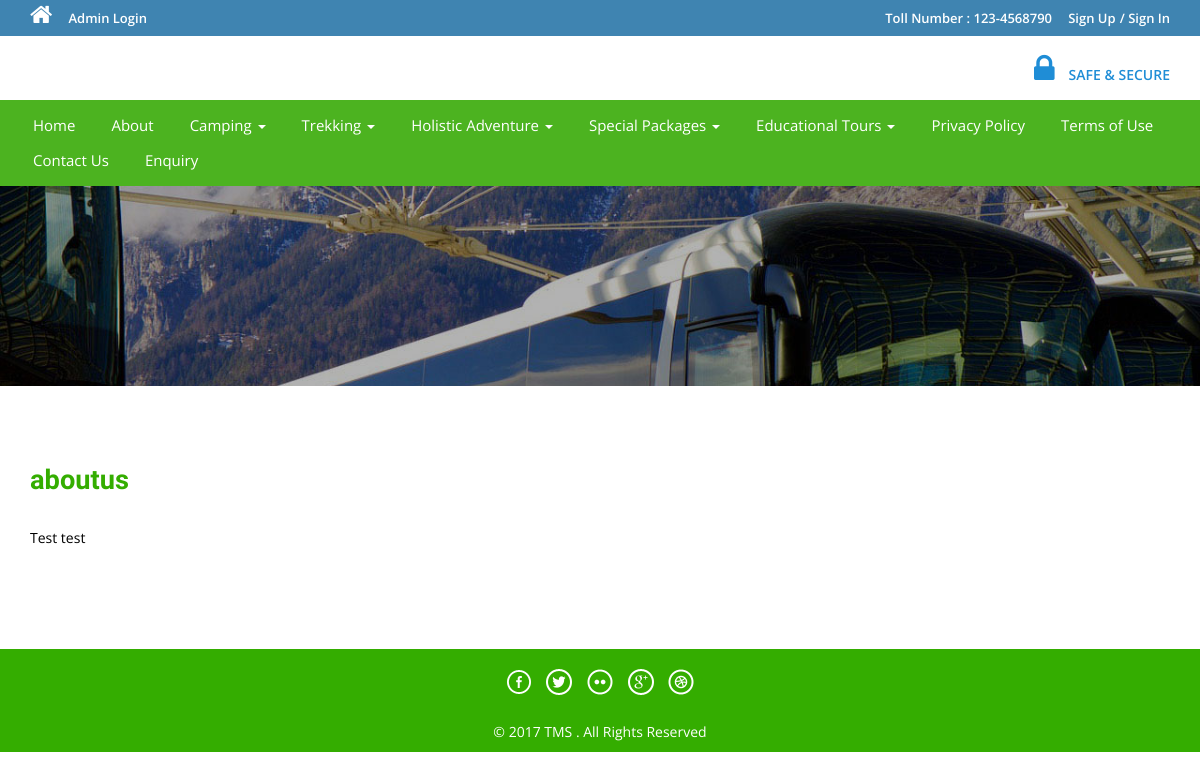
Screenshot of /page.php?type=aboutus with the database file from the repository.
### tables this page shows
CREATE TABLE `tblcategories` (
  `id` int(11) NOT NULL,
  `parent_id` int(11) NOT NULL,
  `name` varchar(255) NOT NULL
);

CREATE TABLE `tblpages` (
  `id` int(11) NOT NULL,
  `type` varchar(255) NOT NULL DEFAULT '',
  `detail` longtext NOT NULL
);

### includes/config.php (called while the page is built, shortened)
<?php
function fetchResult($result){
	$returnResult = array();
	while($row = $result->fetch_assoc())
      {
        $returnResult[] = $row;
      }
      return $returnResult;
}
?>

### page.php (the view, shortened to what this page needs)
<?php
include('includes/config.php');
?>
<!DOCTYPE HTML>
<html>
<head>
<link href="css/bootstrap.css" rel='stylesheet' type='text/css' />
<link href="css/style.css" rel='stylesheet' type='text/css' />
<link href="css/font-awesome.css" rel="stylesheet">
<link href="css/animate.css" rel="stylesheet" type="text/css" media="all">
</head>
<body>
<div class="top-header">
<?php include('includes/header.php');?>
<div class="banner-1 ">
</div>
<div class="privacy">
	<div class="container">
										<?php
$pagetype=$_GET['type'];
$sql = "SELECT type,detail from tblpages where type='$pagetype'";
$query = $mysqli -> query($sql);
$results=fetchResult($query);
if(count($results) > 0)
{
foreach($results as $result)
{
?>
		<h3 class="wow fadeInDown animated animated" data-wow-delay=".5s" style="visibility: visible; animation-delay: 0.5s; animation-name: fadeInDown;"><?php 	echo $_GET['type'] ?></h3>
	<p>
	<?php 	echo $result["detail"]; ?>
	</p>
<?php } }?>
	</div>
</div>
<?php include('includes/footer.php');?>
</body>
</html>

### includes/header.php (shortened to what this page needs)
<?php
$query = $mysqli->query("select * from tblcategories where parent_id = 0");
$result_categories = fetchResult($query);
 if(ISSET($_SESSION['login']))
{?>
<div class="top-header">
	<div class="container">
		<ul class="tp-hd-lft wow fadeInLeft animated" data-wow-delay=".5s">
			<li class="hm"><a href="index.html"><i class="fa fa-home"></i></a></li>
			<li class="prnt"><a href="profile.php">My Profile</a></li>
				<li class="prnt"><a href="change-password.php">Change Password</a></li>
			<li class="prnt"><a href="tour-history.php">My Tour History</a></li>
			<li class="prnt"><a href="issuetickets.php">Issue Tickets</a></li>
		</ul>
		<ul class="tp-hd-rgt wow fadeInRight animated" data-wow-delay=".5s">
			<li class="tol">Welcome :</li>
			<li class="sig"><?php echo htmlentities($_SESSION['login']);?></li>
			<li class="sigi"><a href="logout.php" >/ Logout</a></li>
        </ul>
		<div class="clearfix"></div>
	</div>
</div><?php } else {?>
<div class="top-header">
	<div class="container">
		<ul class="tp-hd-lft wow fadeInLeft animated" data-wow-delay=".5s">
			<li class="hm"><a href="index.php"><i class="fa fa-home"></i></a></li>
				<li class="hm"><a href="admin/index.php">Admin Login</a></li>
		</ul>
		<ul class="tp-hd-rgt wow fadeInRight animated" data-wow-delay=".5s">
			<li class="tol">Toll Number : 123-4568790</li>
			<li class="sig"><a href="#" data-toggle="modal" data-target="#myModal" >Sign Up</a></li>
			<li class="sigi"><a href="#" data-toggle="modal" data-target="#myModal4" >/ Sign In</a></li>
        </ul>
		<div class="clearfix"></div>
	</div>
</div>
<?php }?>
<div class="header">
	<div class="container">
		<div class="lock fadeInDown animated" data-wow-delay=".5s">
			<li><i class="fa fa-lock"></i></li>
            <li><div class="securetxt">SAFE &amp; SECURE </div></li>
		</div>
		<div class="clearfix"></div>
	</div>
</div>
<div class="footer-btm wow fadeInLeft animated" data-wow-delay=".5s">
	<div class="container nav-container" style="width:100%;">
	<div class="navigation">
			<nav class="navbar navbar-default">
				<div class="collapse navbar-collapse nav-wil" id="bs-example-navbar-collapse-1">
					<nav class="cl-effect-1">
						<ul class="nav navbar-nav">
							<li><a href="index.php">Home</a></li>
							<li><a href="page.php?type=aboutus">About</a></li>
								<?php foreach($result_categories as $result){ ?>
								<li class="dropdown">
									<a class="dropdown-toggle" data-toggle="dropdown" href="#"><?= $result["name"] ?>
							        <span class="caret"></span></a>
								</li>
								<?php } ?>
								<li><a href="page.php?type=privacy">Privacy Policy</a></li>
								<li><a href="page.php?type=terms">Terms of Use</a></li>
								<li><a href="page.php?type=contact">Contact Us</a></li>
								<?php if(ISSET($_SESSION['login']))
{?>
								<li><a href="#" data-toggle="modal" data-target="#myModal3">Write Us</a>  </li>
								<?php } else { ?>
								<li><a href="enquiry.php"> Enquiry </a>  </li>
								<?php } ?>
								<div class="clearfix"></div>
						</ul>
					</nav>
				</div>
			</nav>
		</div>
	</div>
</div>

### css/style.css (style rules this page uses)
html, body { font-size: 100%; background: #fff; font-family: 'Open Sans', sans-serif; }
body a,.grid_1,plan_1,plan_1.one,plan_1.two,i.icon1, i.icon2, i.icon3, i.icon4, i.icon5, i.icon6 { transition:0.5s all; -webkit-transition:0.5s all; -moz-transition:0.5s all; -o-transition:0.5s all; -ms-transition:0.5s all; }
h1,h2,h3,h4,h5,h6 { margin:0; font-family: 'Roboto Condensed', sans-serif; }
p { margin:0; }
ul { margin:0; padding:0; }
i.fa.fa-home { font-size: 24px; }
.top-header { background-color: #3F84B1; border-bottom: 0 none; height: 36px; line-height: 35px; }
ul.tp-hd-lft { float: left; }
ul.tp-hd-lft li { display: inline-block; }
li.hm,li.prnt { margin-right: 12px; }
ul.tp-hd-lft a { font-size: 13px; font-weight: 600; color:#fff; }
ul.tp-hd-rgt { float:right; }
ul.tp-hd-rgt li { display: inline-block; font-size: 13px; font-weight: 600; color:#fff; }
ul.tp-hd-rgt a { font-size: 13px; font-weight: 600; color:#fff; }
li.ned,li.wrt,li.tol { margin-right: 12px; }
.header { background-color: #fff; margin: 0; padding: 10px 0 8px; }
.lock { float: right; margin-top: 7px; }
.securetxt { color: #1f8dd6; line-height: 18px; margin-top: 0px; font-size: 14px; font-weight:600; }
.lock li { display: inline-block; }
i.fa.fa-lock { color:#1f8dd6; font-size: 2em; padding-right: 10px; }
.footer-btm li { display: inline-block; margin: 0 10px; font-size: 14px; color: #fff; }
.footer-btm li a { font-size: 15px; color: #fff; display: inline-block; padding: 5px 8px; }
.footer-btm { background:#4CB320; padding: 0.5em 0; text-align:center; }
.banner-1 { background: url(../images/3.jpg)no-repeat; background-size: cover; -webkit-background-size: cover; -o-background-size: cover; -ms-background-size: cover; -moz-background-size: cover; min-height:200px; }
.privacy h3 { color: #34AD00; font-size: 1.7em; font-weight: 700; margin-bottom: 1em; }
.privacy { padding: 5em 0; }
.privacy p { font-size: 1em; line-height: 1.8em; color: #999; margin: 1em 0; }
.navbar-default { background-color: #4CB320 !important; border-color: #4CB320 !important; }
.navbar { min-height: 0px !important; margin-bottom:0px !important; border-radius:0px !important; border: none !important; }
ul.nav.navbar-nav li a { font-size: 15px ; color: #fff; display: inline-block; padding: 5px 8px; }
.navbar-collapse { padding-right: 0px !important; padding-left: 0px !important; }

### rows the page displays
tblcategories: name "Camping"
tblcategories: name "Trekking"
tblcategories: name "Holistic Adventure"
tblcategories: name "Special Packages"
tblcategories: name "Educational Tours"
tblpages: detail "Test test"
